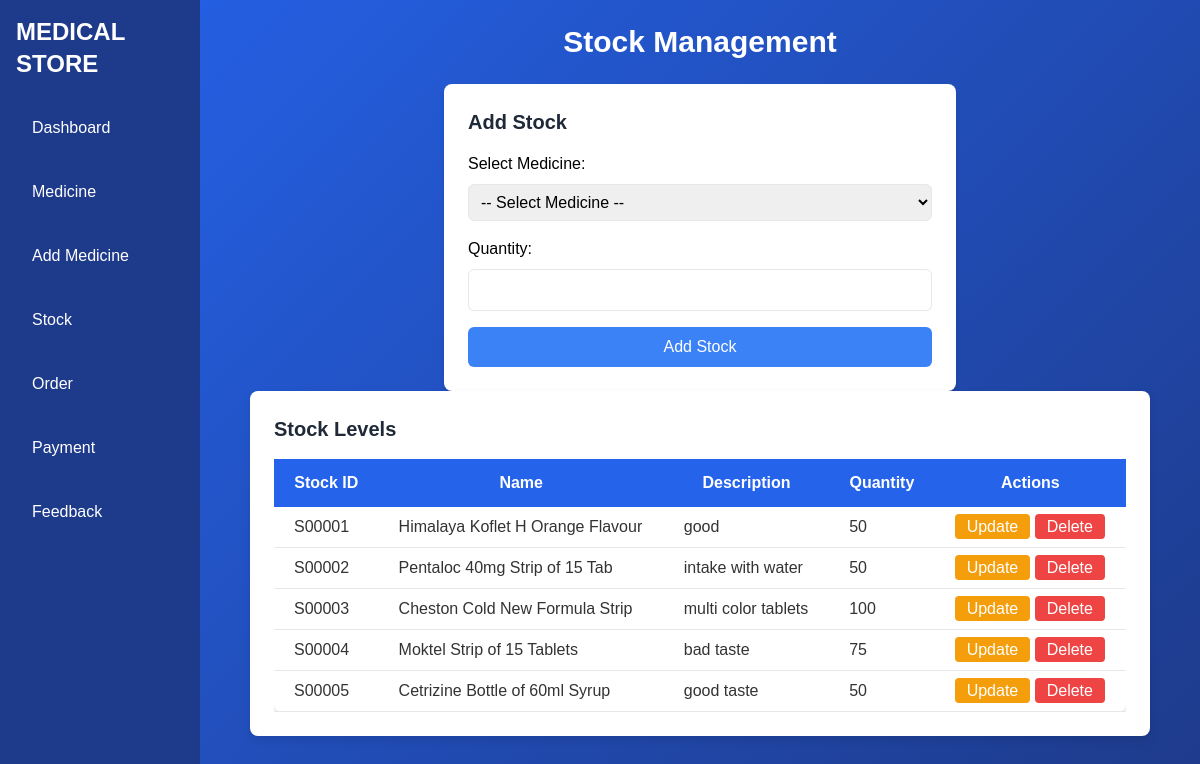
The page /stock.php on the database its author committed.
### tables this page shows
CREATE TABLE `stock` (
  `stk_id` varchar(20) NOT NULL,
  `med_id` varchar(20) NOT NULL,
  `quantity` int(11) NOT NULL
);

CREATE TABLE `medicine` (
  `med_id` varchar(20) NOT NULL,
  `name` varchar(100) NOT NULL,
  `description` varchar(100) DEFAULT NULL,
  `type` enum('Tablet','Cream','Syrup') NOT NULL,
  `price` int(11) NOT NULL,
  `mfg_date` date NOT NULL,
  `exp_date` date NOT NULL,
  `med_image` varchar(255) NOT NULL
);

### stock.php (the view, shortened to what this page needs)
<?php
include 'connection.php';
?>
<!DOCTYPE html>
<html lang="en">
<head>
    <link href="https://cdn.jsdelivr.net/npm/tailwindcss@2.2.19/dist/tailwind.min.css" rel="stylesheet">
</head>
<body>
    <div class="flex">
        <div class="w-1/6 custom-sidebar text-white h-screen p-4">
            <h1 class="text-2xl font-bold mb-6">MEDICAL STORE</h1>
            <ul>
                <li class="mt-4"><a href="admin.php">Dashboard</a></li>
                <li class="mt-4"><a href="medicine.php">Medicine</a></li>
                <li class="mt-4"><a href="add_medicine.php">Add Medicine</a></li>
                <li class="mt-4"><a href="stock.php">Stock</a></li>
                <li class="mt-4"><a href="view_order.php">Order</a></li>
                <li class="mt-4"><a href="view_payment.php">Payment</a></li>
                <li class="mt-4"><a href="view_feedback.php">Feedback</a></li>
            </ul>
        </div>
        <div class="w-5/6 p-6">
            <h1 class="text-3xl font-bold text-center mb-6">Stock Management</h1>
            <div class="bg-white p-6 rounded-lg shadow-md max-w-lg mx-auto">
                <h3 class="text-xl font-bold mb-4 text-gray-800">Add Stock</h3>
                <form method="POST" action="">
                    <label class="block mb-2 font-medium text-black">Select Medicine:</label>
                    <select name="med_id" required class="w-full p-2 border rounded-md mb-4 text-black">
                        <option value="" class="text-black">-- Select Medicine --</option>
                    </select>
                    <label class="block mb-2 font-medium text-black">Quantity:</label>
                    <input type="number" name="quantity" min="1" required
                        class="w-full p-2 border rounded-md mb-4 text-black">
                    <button type="submit" class="w-full bg-blue-500 text-white py-2 rounded-md hover:bg-blue-600 ">Add
                        Stock</button>
                </form>
            </div>
            <div class="mt-8 custom-card">
                <h3 class="text-xl font-bold mb-4 text-gray-800">Stock Levels</h3>
                <div class="overflow-x-auto">
                    <table class="min-w-full bg-white shadow-md rounded-lg">
                        <thead class="table-header">
                            <tr>
                                <th class="py-3 px-5">Stock ID</th>
                                <th class="py-3 px-5">Name</th>
                                <th class="py-3 px-5">Description</th>
                                <th class="py-3 px-5">Quantity</th>
                                <th class="py-3 px-5">Actions</th>
                            </tr>
                        </thead>
                        <tbody>
                            <?php
                            $sql = "SELECT stock.stk_id, medicine.name, medicine.description, stock.quantity
                                FROM stock
                                JOIN medicine ON stock.med_id = medicine.med_id";
                            $result = $conn->query($sql);
                            if ($result->num_rows > 0) {
                                while ($row = $result->fetch_assoc()) {
                                    echo "<tr class='border-b hover:bg-gray-100'>";
                                    echo "<td class='py-2 px-5'>" . htmlspecialchars($row["stk_id"]) . "</td>";
                                    echo "<td class='py-2 px-5'>" . htmlspecialchars($row["name"]) . "</td>";
                                    echo "<td class='py-2 px-5'>" . htmlspecialchars($row["description"]) . "</td>";
                                    echo "<td class='py-2 px-5'>" . htmlspecialchars($row["quantity"]) . "</td>";
                                    echo "<td class='py-2 px-5'>";
                                    echo "<a href='update_stock.php?stk_id=" . htmlspecialchars($row["stk_id"]) . "' class='bg-yellow-500 text-white py-1 px-3 rounded'>Update</a> ";
                                    echo "<a href='delete_stock.php?stk_id=" . htmlspecialchars($row["stk_id"]) . "' class='bg-red-500 text-white py-1 px-3 rounded'>Delete</a>";
                                    echo "</td>";
                                    echo "</tr>";
                                }
                            } else {
                                echo "<tr><td colspan='6' class='py-2 px-4 text-center'>No stock found</td></tr>";
                            }
                            ?>
                        </tbody>
                    </table>
                </div>
            </div>
        </div>
    </div>
</body>
</html>

### stock.php (style rules this page uses)
body { background: linear-gradient(135deg, #2563EB, #1E3A8A); font-family: 'Arial', sans-serif; color: white; }
.custom-sidebar { background: #1E3A8A; min-height: 100vh; }
.custom-sidebar li { padding: 12px 16px; cursor: pointer; transition: background 0.3s; }
.custom-card { background: white; padding: 24px; border-radius: 8px; box-shadow: 0 4px 8px rgba(0, 0, 0, 0.1); color: #333; max-width: 900px; margin: auto; }
.table-header { background-color: #2563EB; color: white; }

### rows shown on the page
stock: stk_id "S00001", med.name "Himalaya Koflet H Orange Flavour", med.description "good", quantity "50"
stock: stk_id "S00002", med.name "Pentaloc 40mg Strip of 15 Tab", med.description "intake with water", quantity "50"
stock: stk_id "S00003", med.name "Cheston Cold New Formula Strip", med.description "multi color tablets", quantity "100"
stock: stk_id "S00004", med.name "Moktel Strip of 15 Tablets", med.description "bad taste", quantity "75"
stock: stk_id "S00005", med.name "Cetrizine Bottle of 60ml Syrup", med.description "good taste", quantity "50"
